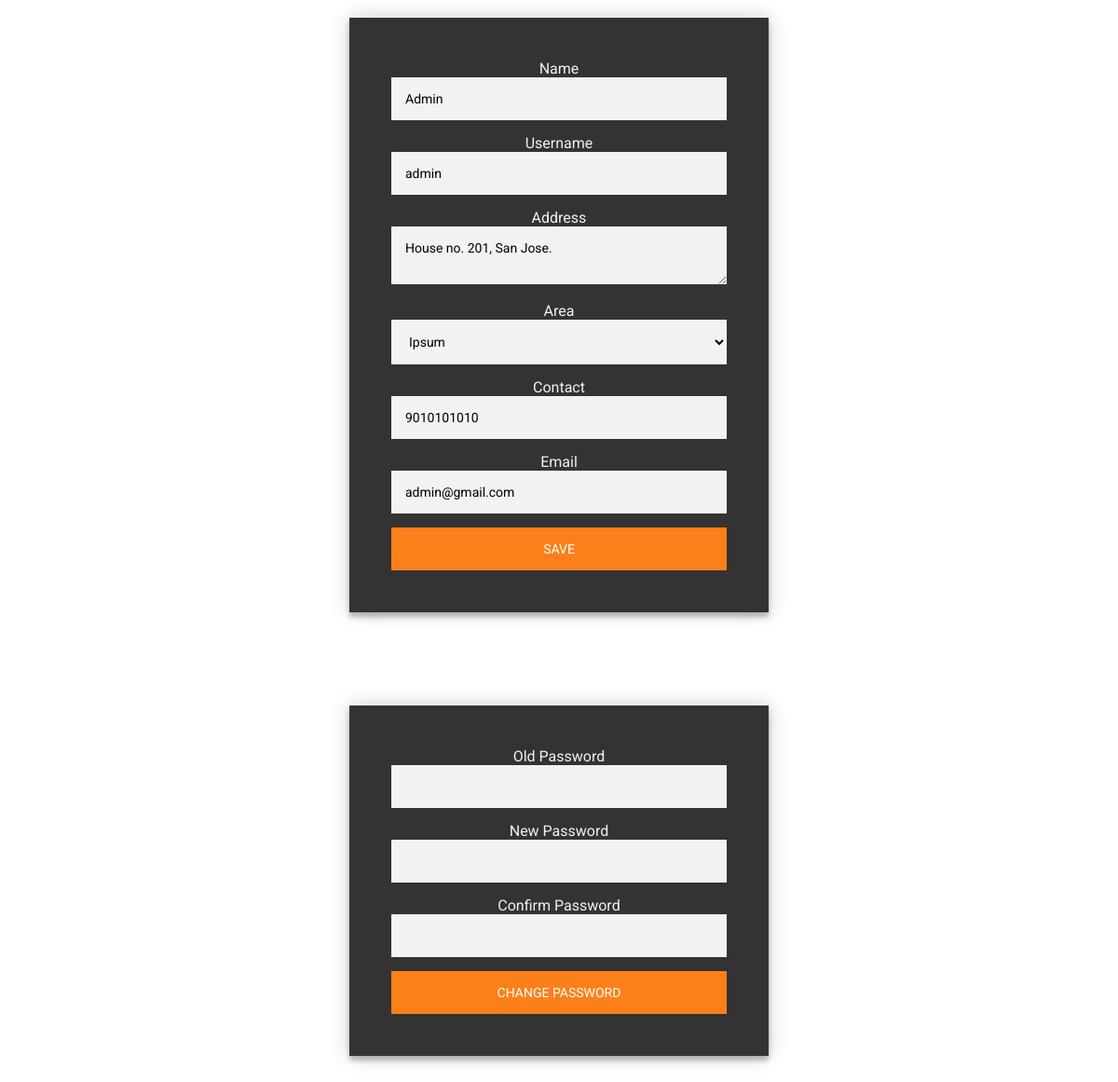
The page /edit_profile.php (signed in) on the database its author committed.
### tables this page shows
CREATE TABLE `users` (
  `id` int(11) NOT NULL,
  `role` varchar(15) NOT NULL,
  `name` varchar(20) NOT NULL,
  `username` varchar(20) NOT NULL,
  `password` varchar(64) NOT NULL,
  `salt` varchar(10) NOT NULL,
  `email` varchar(20) NOT NULL,
  `address` varchar(100) NOT NULL,
  `area` varchar(30) NOT NULL,
  `contact` varchar(11) NOT NULL
);

### edit_profile.php (the view, shortened to what this page needs)
<!DOCTYPE html>
<html>
<head>
	<link rel="stylesheet" href="https://cdnjs.cloudflare.com/ajax/libs/font-awesome/4.7.0/css/font-awesome.min.css">
	<link rel="stylesheet" type="text/css" href="css/nav.css">
	<link rel="stylesheet" type="text/css" href="css/form.css">
</head>
<body>
	<?php
		include 'connection.php';
		if(isset($_SESSION['login_id'])){
			$details_query = "SELECT * FROM users WHERE id=".$_SESSION['login_id'];
			$details_res = mysqli_query($conn, $details_query);
			$details_row = mysqli_fetch_assoc($details_res);
		}
	?>
	<br>
	<center>
    	<div class="form">
			<form method="POST">
				<label>Name</label><input type="text" name="name" readonly="true" value="<?php echo $details_row['name']?>">
				<br>
				<label>Username</label><input type="text" name="username" readonly="true" value="<?php echo $details_row['username']?>">
				<br>
				<label>Address</label><textarea name="address" id="address" required="true"><?php echo $details_row['address']?></textarea>
				<br>
				<label>Area</label><select name="area">
		                    <option name="Ipsum" <?php if($details_row['area']=="Ipsum") echo "selected"?>>Ipsum</option>
		                </select>
				<label>Contact</label><input type="text" required="true" name="contact" id="contact" value="<?php echo $details_row['contact']?>">
				<br>
				<label>Email</label><input type="text" required="true" name="email" id="email" value="<?php echo $details_row['email']?>">
				<br>
				<button type="submit" name="save">Save</button>
			</form>
		</div>
        <div class="form">
			<form method="POST">
				<label>Old Password</label><input type="password" name="old_password" required="true"><br>
				<label>New Password</label><input type="password" name="new_password" id="new_password" required><br>
	        	<label>Confirm Password</label><input type="password" id="confirm_password" required><br>
	        	<button type="submit" name="change_password" onclick="validatePassword()">Change Password</button>
			</form>
		</div>
	</center>
</body>
</html>

### css/nav.css (style rules this page uses)
body { overflow-x:hidden; margin: 0; padding: 0; }

### css/form.css (style rules this page uses)
.form { position: relative; z-index: 1; background: #333; max-width: 360px; margin: 0 auto 100px; padding: 45px; text-align: center; box-shadow: 0 0 20px 0 rgba(0, 0, 0, 0.2), 0 5px 5px 0 rgba(0, 0, 0, 0.24); }
.form input, .form textarea, .form select { font-family: "Roboto", sans-serif; outline: 0; background: #f2f2f2; width: 100%; border: 0; margin: 0 0 15px; padding: 15px; box-sizing: border-box; font-size: 14px; }
.form label { font-family: "Roboto", sans-serif; color: #f2f2f2; }
.form button { font-family: "Roboto", sans-serif; text-transform: uppercase; outline: 0; background: #FC8019; width: 100%; border: 0; padding: 15px; color: #FFFFFF; font-size: 14px; -webkit-transition: all 0.3 ease; transition: all 0.3 ease; cursor: pointer; }
body { font-family: "Roboto", sans-serif; -webkit-font-smoothing: antialiased; -moz-osx-font-smoothing: grayscale; }

### rows shown on the page
users: name "Admin", username "admin", address "House no. 201, San Jose.", contact "9010101010", email "admin@gmail.com"
